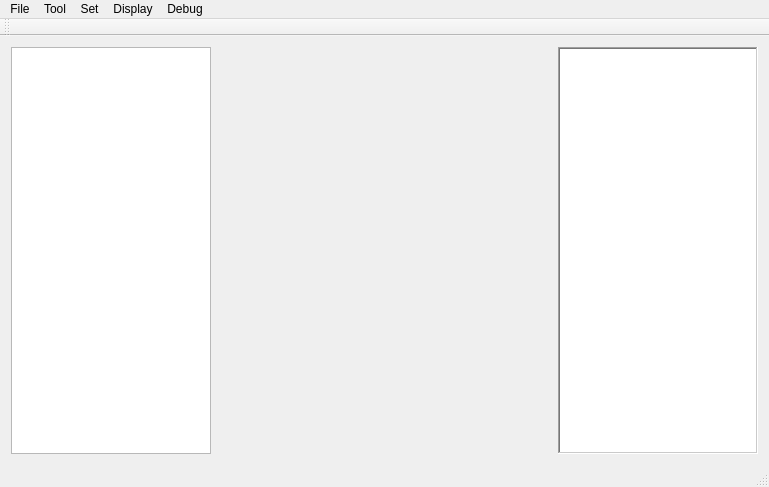
<?xml version="1.0" encoding="UTF-8"?>
<ui version="4.0">
 <class>MainWindow</class>
 <widget class="QMainWindow" name="MainWindow">
  <property name="geometry">
   <rect>
    <x>0</x>
    <y>0</y>
    <width>769</width>
    <height>487</height>
   </rect>
  </property>
  <property name="windowTitle">
   <string>IGIT Modelling</string>
  </property>
  <widget class="QWidget" name="centralWidget">
   <layout class="QVBoxLayout" name="verticalLayout">
    <item>
     <layout class="QHBoxLayout" name="horizontalLayout">
      <item>
       <widget class="QListWidget" name="imageListWidget">
        <property name="sizePolicy">
         <sizepolicy hsizetype="Preferred" vsizetype="Preferred">
          <horstretch>0</horstretch>
          <verstretch>0</verstretch>
         </sizepolicy>
        </property>
        <property name="minimumSize">
         <size>
          <width>180</width>
          <height>0</height>
         </size>
        </property>
        <property name="maximumSize">
         <size>
          <width>200</width>
          <height>16777215</height>
         </size>
        </property>
        <property name="viewMode">
         <enum>QListView::IconMode</enum>
        </property>
       </widget>
      </item>
      <item>
       <widget class="GLViewer" name="viewer">
        <property name="sizePolicy">
         <sizepolicy hsizetype="Expanding" vsizetype="Preferred">
          <horstretch>0</horstretch>
          <verstretch>0</verstretch>
         </sizepolicy>
        </property>
        <property name="minimumSize">
         <size>
          <width>281</width>
          <height>0</height>
         </size>
        </property>
        <property name="frameShape">
         <enum>QFrame::NoFrame</enum>
        </property>
        <property name="frameShadow">
         <enum>QFrame::Plain</enum>
        </property>
        <property name="lineWidth">
         <number>0</number>
        </property>
       </widget>
      </item>
      <item>
       <widget class="QTextEdit" name="outputTextEdit">
        <property name="sizePolicy">
         <sizepolicy hsizetype="Preferred" vsizetype="Preferred">
          <horstretch>0</horstretch>
          <verstretch>0</verstretch>
         </sizepolicy>
        </property>
        <property name="minimumSize">
         <size>
          <width>180</width>
          <height>0</height>
         </size>
        </property>
        <property name="maximumSize">
         <size>
          <width>200</width>
          <height>16777215</height>
         </size>
        </property>
        <property name="frameShape">
         <enum>QFrame::WinPanel</enum>
        </property>
        <property name="lineWidth">
         <number>0</number>
        </property>
        <property name="readOnly">
         <bool>true</bool>
        </property>
       </widget>
      </item>
     </layout>
    </item>
   </layout>
  </widget>
  <widget class="QMenuBar" name="menuBar">
   <property name="geometry">
    <rect>
     <x>0</x>
     <y>0</y>
     <width>769</width>
     <height>23</height>
    </rect>
   </property>
   <widget class="QMenu" name="menuFile">
    <property name="title">
     <string>File&amp;</string>
    </property>
    <addaction name="actionLoad_Images"/>
    <addaction name="actionSave_Points_As_PLY"/>
    <addaction name="actionLoad_Points"/>
    <addaction name="actionLoad_Mesh"/>
    <addaction name="actionSave_Mesh"/>
   </widget>
   <widget class="QMenu" name="menuTool">
    <property name="title">
     <string>Tool</string>
    </property>
    <addaction name="actionSFM"/>
    <addaction name="actionCMVS"/>
    <addaction name="actionAll_in_One"/>
    <addaction name="actionPoisson_Surface"/>
    <addaction name="actionSelect_Points"/>
    <addaction name="actionTexture_Mapping"/>
   </widget>
   <widget class="QMenu" name="menuSet">
    <property name="title">
     <string>Set</string>
    </property>
    <addaction name="actionParams_Setting"/>
    <addaction name="actionPath"/>
   </widget>
   <widget class="QMenu" name="menuDisplay">
    <property name="title">
     <string>Display</string>
    </property>
    <addaction name="separator"/>
    <addaction name="actionSparse_Points"/>
    <addaction name="actionDense_Points"/>
    <addaction name="actionVetices"/>
    <addaction name="actionWire_Frame"/>
    <addaction name="actionFlat"/>
    <addaction name="actionFlatLine"/>
    <addaction name="actionTexure"/>
    <addaction name="actionCameras"/>
    <addaction name="actionPlay_Path"/>
   </widget>
   <widget class="QMenu" name="menuDebug">
    <property name="title">
     <string>Debug</string>
    </property>
    <addaction name="actionBase_Plane"/>
   </widget>
   <addaction name="menuFile"/>
   <addaction name="menuTool"/>
   <addaction name="menuSet"/>
   <addaction name="menuDisplay"/>
   <addaction name="menuDebug"/>
  </widget>
  <widget class="QToolBar" name="mainToolBar">
   <attribute name="toolBarArea">
    <enum>TopToolBarArea</enum>
   </attribute>
   <attribute name="toolBarBreak">
    <bool>false</bool>
   </attribute>
  </widget>
  <widget class="QStatusBar" name="statusBar"/>
  <action name="actionLoad_Images">
   <property name="icon">
    <iconset resource="../icons/icons.qrc">
     <normaloff>:/fileOpen.png</normaloff>:/fileOpen.png</iconset>
   </property>
   <property name="text">
    <string>Load Images</string>
   </property>
  </action>
  <action name="actionSFM">
   <property name="text">
    <string>SFM</string>
   </property>
  </action>
  <action name="actionCMVS">
   <property name="text">
    <string>CMVS</string>
   </property>
  </action>
  <action name="actionAll_in_One">
   <property name="text">
    <string>All-In-One</string>
   </property>
  </action>
  <action name="actionParams_Setting">
   <property name="text">
    <string>Params Setting</string>
   </property>
  </action>
  <action name="actionSparse_Points">
   <property name="checkable">
    <bool>true</bool>
   </property>
   <property name="enabled">
    <bool>false</bool>
   </property>
   <property name="text">
    <string>Sparse Points</string>
   </property>
  </action>
  <action name="actionDense_Points">
   <property name="checkable">
    <bool>true</bool>
   </property>
   <property name="enabled">
    <bool>false</bool>
   </property>
   <property name="text">
    <string>Dense Points</string>
   </property>
  </action>
  <action name="actionSave_Points_As_PLY">
   <property name="text">
    <string>Save Points As PLY</string>
   </property>
  </action>
  <action name="actionVetices">
   <property name="checkable">
    <bool>true</bool>
   </property>
   <property name="enabled">
    <bool>false</bool>
   </property>
   <property name="text">
    <string>Vetices</string>
   </property>
  </action>
  <action name="actionWire_Frame">
   <property name="checkable">
    <bool>true</bool>
   </property>
   <property name="enabled">
    <bool>false</bool>
   </property>
   <property name="text">
    <string>Wire Frame</string>
   </property>
  </action>
  <action name="actionFlat">
   <property name="checkable">
    <bool>true</bool>
   </property>
   <property name="enabled">
    <bool>false</bool>
   </property>
   <property name="text">
    <string>Flat</string>
   </property>
  </action>
  <action name="actionFlatLine">
   <property name="checkable">
    <bool>true</bool>
   </property>
   <property name="enabled">
    <bool>false</bool>
   </property>
   <property name="text">
    <string>FlatLine</string>
   </property>
  </action>
  <action name="actionTexure">
   <property name="checkable">
    <bool>true</bool>
   </property>
   <property name="checked">
    <bool>false</bool>
   </property>
   <property name="enabled">
    <bool>false</bool>
   </property>
   <property name="text">
    <string>Texure</string>
   </property>
  </action>
  <action name="actionPoisson_Surface">
   <property name="text">
    <string>Poisson Surface</string>
   </property>
  </action>
  <action name="actionPath">
   <property name="checkable">
    <bool>true</bool>
   </property>
   <property name="text">
    <string>Path</string>
   </property>
  </action>
  <action name="actionPlay_Path">
   <property name="checkable">
    <bool>true</bool>
   </property>
   <property name="enabled">
    <bool>true</bool>
   </property>
   <property name="text">
    <string>Play Path</string>
   </property>
  </action>
  <action name="actionLoad_Points">
   <property name="text">
    <string>Load Points</string>
   </property>
  </action>
  <action name="actionSelect_Points">
   <property name="checkable">
    <bool>true</bool>
   </property>
   <property name="text">
    <string>Select Points</string>
   </property>
  </action>
  <action name="actionTexture_Mapping">
   <property name="text">
    <string>Texture Mapping</string>
   </property>
  </action>
  <action name="actionCameras">
   <property name="checkable">
    <bool>true</bool>
   </property>
   <property name="enabled">
    <bool>false</bool>
   </property>
   <property name="text">
    <string>Cameras</string>
   </property>
  </action>
  <action name="actionBase_Plane">
   <property name="checkable">
    <bool>true</bool>
   </property>
   <property name="text">
    <string>Base Plane</string>
   </property>
  </action>
  <action name="actionLoad_Mesh">
   <property name="text">
    <string>Load Mesh</string>
   </property>
  </action>
  <action name="actionSave_Mesh">
   <property name="text">
    <string>Save Mesh</string>
   </property>
  </action>
 </widget>
 <layoutdefault spacing="6" margin="11"/>
 <customwidgets>
  <customwidget>
   <class>GLViewer</class>
   <extends>QFrame</extends>
   <header location="global">igit_glviewer.h</header>
   <container>1</container>
  </customwidget>
 </customwidgets>
 <resources>
  <include location="../icons/icons.qrc"/>
 </resources>
 <connections/>
</ui>
